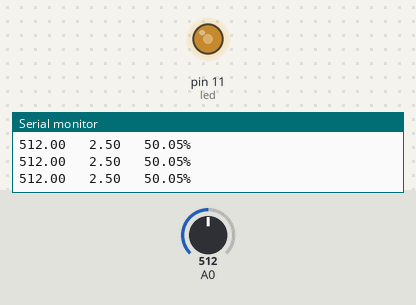
The sketch below on a simulated Arduino Uno, built with avr-gcc and run on an emulated ATmega328P. Parts: output pins drawn as LEDs (lit = HIGH), the last lines printed to the serial monitor. Inputs (shaded band) come from the test bench; at power-on: A0 = 512.

Above: at 1.2 s.
1.3 s: A0 set to 112
At 1.7 s:
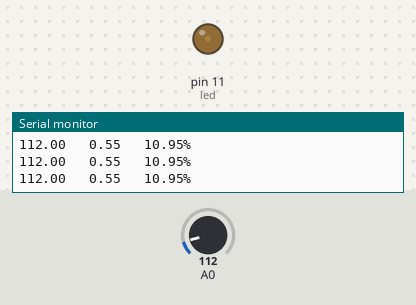
2.8 s: A0 set to 102
At 3.6 s:
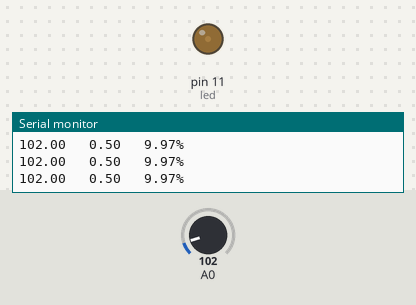
5.8 s: A0 set to 0
At 6.6 s:
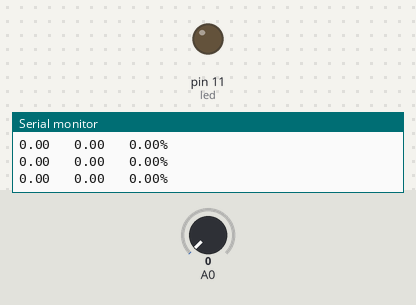
7.3 s: A0 set to 8
At 8.0 s:
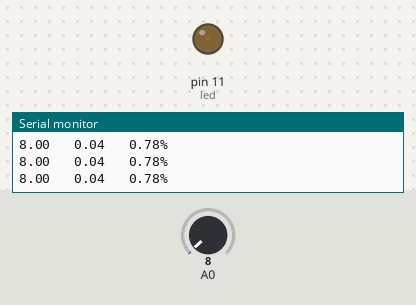
10.3 s: A0 set to 11
At 11.3 s:
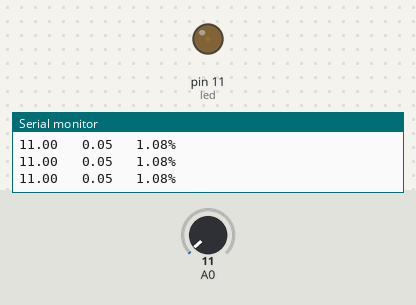
13.3 s: A0 set to 716
At 14.7 s:
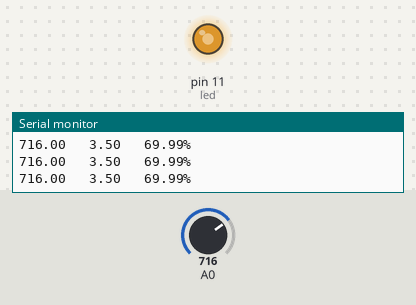
Timing chart, 0 to 15.8 s (numbered marks = the images above; inputs shaded):
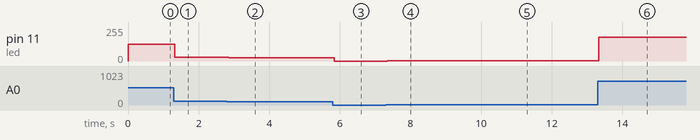

The sketch:

LAB4INSTPR5.ino
```cpp
int led = 11;
float freq;
float freq1;
float volt;
float lum;

void setup() {
  pinMode(led, OUTPUT);
  pinMode(A0, INPUT);
  Serial.begin(9600);
  Serial.println("RAW   VOLT   %LuM");
}

void loop() {
  freq = analogRead(A0);
  volt = 5*(freq/1023);
  lum = 100*(freq/1023);
  freq1 = 254*(freq/1023);
  //freq = 5000*(freq/1023);
  Serial.print(freq);
  Serial.print("   ");
  Serial.print(volt);
  Serial.print("   ");
  Serial.print(lum);
  Serial.print("%");
  Serial.println();

  analogWrite(led, freq1);
  //delay(freq);
  //analogWrite(led, freq1);
  //delay(freq);
}
```

Measured:
- after the input at 1.3 s, pin 11 (led): 127/255 → 27/255 at once
- after the input at 2.8 s, pin 11 (led): 27/255 → 25/255 after 0.05 s
- after the input at 5.8 s, pin 11 (led): 25/255 → 0/255 at once
- after the input at 7.3 s, pin 11 (led): 0/255 → 1/255 at once
- after the input at 10.3 s, pin 11 (led): 1/255 → 2/255 at once
- after the input at 13.3 s, pin 11 (led): 2/255 → 177/255 at once
